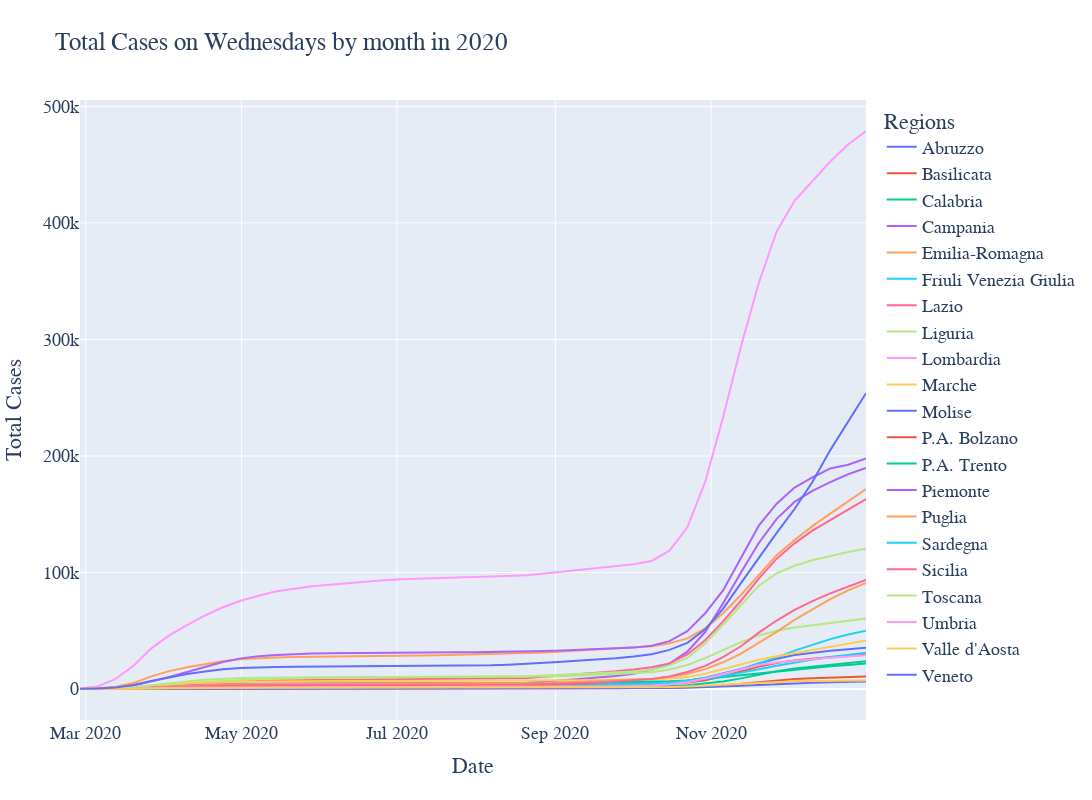

The notebook cell this image was saved under:
### Code cell
plot_covid_regions(covid_reg, 2020)
